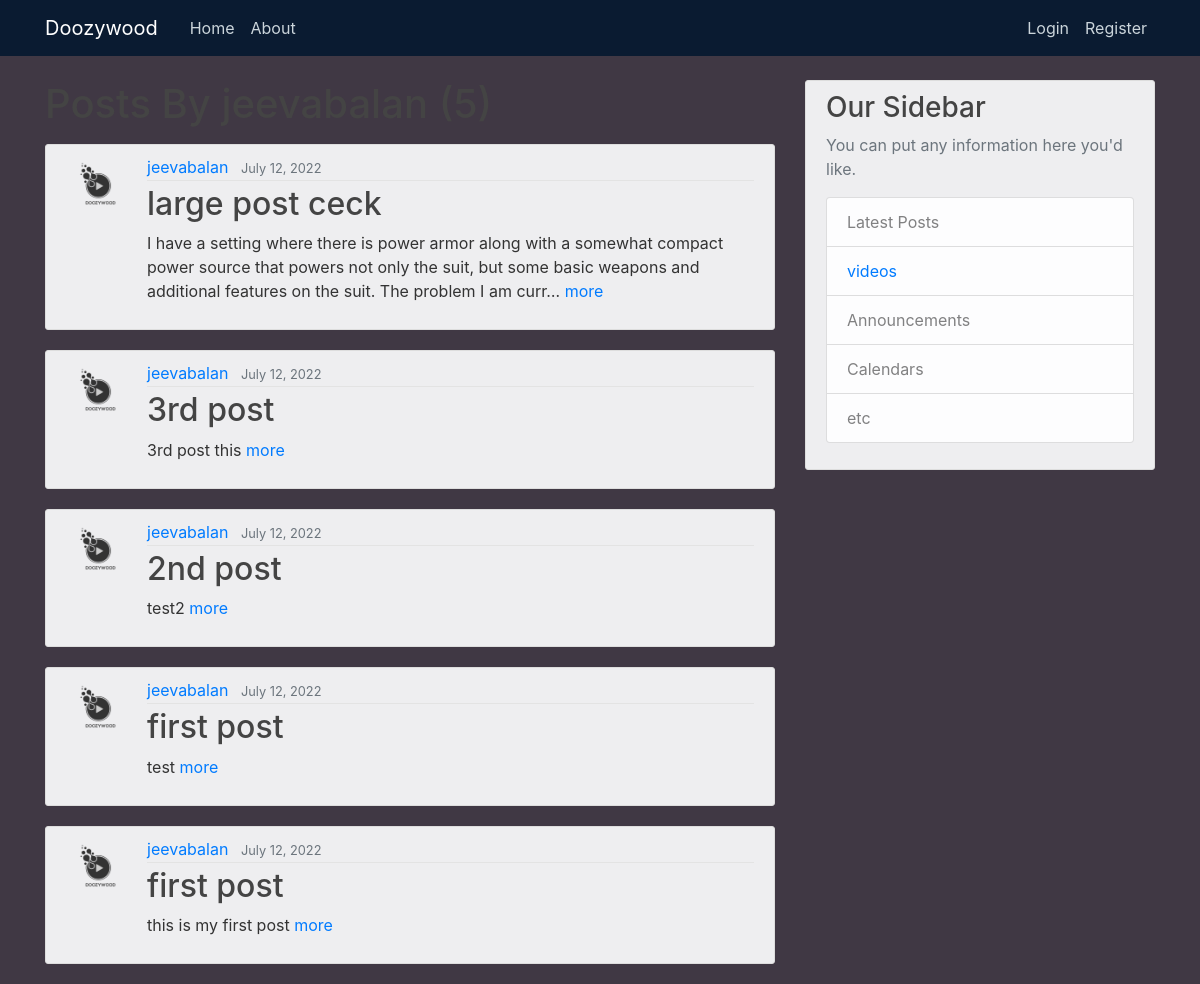
The page /user/jeevabalan/ on the database its author committed.
### post/models.py (models this page shows, shortened)
class Post(models.Model):
    author = models.ForeignKey(
        settings.AUTH_USER_MODEL, on_delete=models.CASCADE)
    select = models.CharField(max_length=100, choices=POST_CHOICES, default='tweet')
    link = models.CharField(max_length=200,default='empty')
    video = EmbedVideoField()
    title = models.CharField(max_length=100)
    content = models.TextField()
    liked = models.ManyToManyField(
        settings.AUTH_USER_MODEL, blank=True, related_name='liked')
    date_posted = models.DateTimeField(default=timezone.now)
    objects = PostManager()
    class Meta:
        ordering = ('-date_posted', )

### users/models.py (models this page shows, shortened)
class Profile(models.Model):
    user = models.OneToOneField(User, on_delete=models.CASCADE)
    image = models.ImageField(default='default.jpg', upload_to='profile_pics')

### post/views.py (the view)
# urls.py: path('user/<str:username>/', UserPostListView.as_view(), name='user_posts'),
class UserPostListView(ListView):
    model = Post
    template_name = 'user_posts.html'
    context_object_name = 'posts'
    paginate_by = 5
    def get_queryset(self):
        user = get_object_or_404(User, username=self.kwargs.get('username'))
        return Post.objects.filter(author=user).order_by('-date_posted')

### post/templates/user_posts.html (shortened to what this page needs)
{% extends "base.html" %}
{% load embed_video_tags %}
{% block content %}
    <h1 class="mb-3">Posts By {{view.kwargs.username}} ({{ page_obj.paginator.count }})</h1>
    {% for post in posts %}
        <article class="media content-section">
          <img class="rounded-circle article-img" src="{{ post.author.profile.image.url }}">
          <div class="media-body">
            <div class="article-metadata">
              <a class="mr-2" href="{% url 'user_posts' post.author.username %}">{{ post.author }}</a>
              <small class="text-muted">{{ post.date_posted|date:"F d, Y" }}</small>
            </div>
          <h2><a class="article-title" href="{% url 'post_detail' post.pk %}">{{ post.title }}</a></h2>
          <p class="article-content">{{ post.content |truncatechars_html:200 }} <a href="{% url 'post_detail' post.pk %}">more</a></p>
          </div>
        </article>
    {% endfor %}
{% endblock content %}

### doozy/static/css/main.css (style rules this page uses)
body { background: #403844; color: #333333; margin-top: 5rem; }
h1, h2, h3, h4, h5, h6 { color: #444444; }
.content-section { background: #eeeef0; padding: 10px 20px; border: 1px solid #dddddd; border-radius: 3px; margin-bottom: 20px; }
.article-title { color: #444444; }
.article-content { white-space: pre-line; }
.article-img { height: 65px; width: 65px; margin-right: 16px; }
.article-metadata { padding-bottom: 1px; margin-bottom: 4px; border-bottom: 1px solid #e3e3e3 }

### rows shown on the page
Post: author.profile.image (picture), author "jeevabalan", date_posted "July 12, 2022", title "large post ceck", content "I have a setting where there is power armor along with a somewhat compact power source that powers not only the suit, but some basic weapons and additional features on the suit. The problem I am curr…"
Post: author.profile.image (picture), author "jeevabalan", date_posted "July 12, 2022", title "3rd post", content "3rd post this"
Post: author.profile.image (picture), author "jeevabalan", date_posted "July 12, 2022", title "2nd post", content "test2"
Post: author.profile.image (picture), author "jeevabalan", date_posted "July 12, 2022", title "first post", content "test"
Post: author.profile.image (picture), author "jeevabalan", date_posted "July 12, 2022", title "first post", content "this is my first post"
